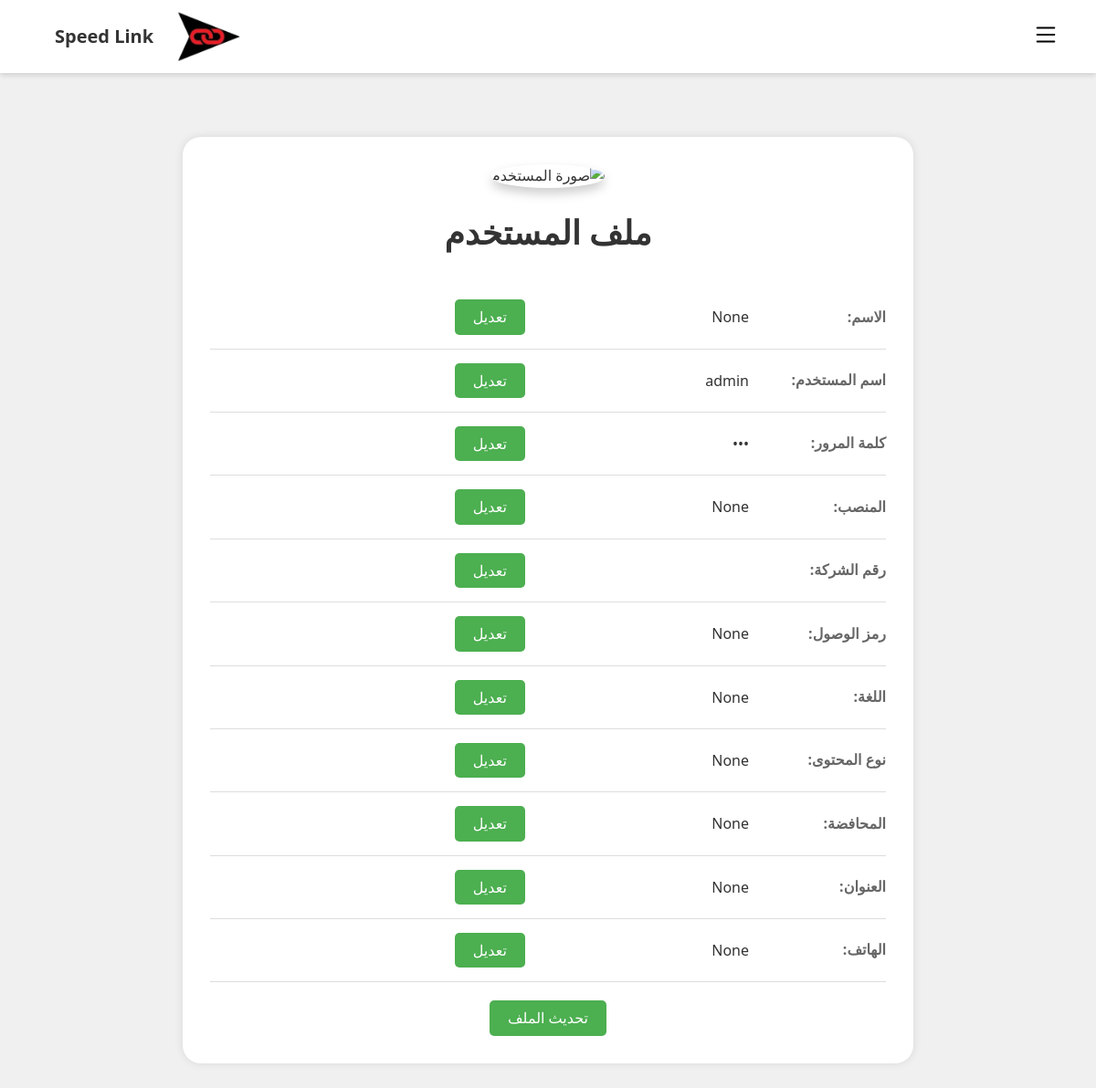
The page /setting (signed in) on the database its author committed.
### app.py (models this page shows)
class Admins(db.Model):
    id = db.Column(db.Integer, primary_key=True)
    name = db.Column(db.String(100))
    username = db.Column(db.String(100), unique=True)
    password = db.Column(db.String(100))
    position = db.Column(db.String(100))
    CompanyID = db.Column(db.String(100))
    AccessToken =  db.Column(db.String(200))
    Language  =  db.Column(db.String(200))
    Content_Type = db.Column(db.String(200))
    city=db.Column(db.String(200))
    address = db.Column(db.String(200))
    phone1=db.Column(db.String(100))
    phone2 = db.Column(db.String(100))

### app.py (the view)
@app.route('/setting')
def setting():
    username = session['username']
    admin = Admins.query.filter_by(username=username).first()
    return render_template('setting.html',info=admin)

### templates/setting.html (shortened to what this page needs)
{% extends 'base.html' %} {% block content %}
<div class="profile-container">
<div class="profile-header">
    <img src="https://upload.wikimedia.org/wikipedia/commons/thumb/5/59/User-avatar.svg/2048px-User-avatar.svg.png" alt="صورة المستخدم" class="user-avatar">
    <h1>ملف المستخدم</h1>
</div>
<div class="profile-details">
    <form action="/update_profile/{{ info.id }}" method="post">
        <table>
            <tr>
                <td class="label">الاسم:</td>
                <td>
                    <input type="text" name="name" value="{{ info.name }}" class="readonly" readonly>
                    <button type="button" class="edit-button" onclick="enableField(this)">تعديل</button>
                </td>
            </tr>
            <tr>
                <td class="label">اسم المستخدم:</td>
                <td>
                    <input type="text" name="username" value="{{ info.username }}" class="readonly" readonly>
                    <button type="button" class="edit-button" onclick="enableField(this)">تعديل</button>
                </td>
            </tr>
            <tr>
                <td class="label">كلمة المرور:</td>
                <td>
                    <input type="password" name="password" value="{{ info.password }}" class="readonly" readonly>
                    <button type="button" class="edit-button" onclick="enableField(this)">تعديل</button>
                </td>
            </tr>
            <tr>
                <td class="label">المنصب:</td>
                <td>
                    <input type="text" name="position" value="{{ info.position }}" class="readonly" readonly>
                    <button type="button" class="edit-button" onclick="enableField(this)">تعديل</button>
                </td>
            </tr>
            <tr>
                <td class="label">رقم الشركة:</td>
                <td>
                    <input type="number" name="CompanyID" value="{{ info.CompanyID }}" class="readonly" readonly>
                    <button type="button" class="edit-button" onclick="enableField(this)">تعديل</button>
                </td>
            </tr>
            <tr>
                <td class="label">رمز الوصول:</td>
                <td>
                    <input type="text" name="AccessToken" value="{{ info.AccessToken }}" class="readonly" readonly>
                    <button type="button" class="edit-button" onclick="enableField(this)">تعديل</button>
                </td>
            </tr>
            <tr>
                <td class="label">اللغة:</td>
                <td>
                    <input type="text" name="Language" value="{{ info.Language }}" class="readonly" readonly>
                    <button type="button" class="edit-button" onclick="enableField(this)">تعديل</button>
                </td>
            </tr>
            <tr>
                <td class="label">نوع المحتوى:</td>
                <td>
                    <input type="text" name="Content_Type" value="{{ info.Content_Type }}" class="readonly" readonly>
                    <button type="button" class="edit-button" onclick="enableField(this)">تعديل</button>
                </td>
            </tr>
            <tr>
                <td class="label">المحافضة:</td>
                <td>
                    <input type="text" name="city" value="{{ info.city }}" class="readonly" readonly>
                    <button type="button" class="edit-button" onclick="enableField(this)">تعديل</button>
                </td>
            </tr>
            <tr>
                <td class="label">العنوان:</td>
                <td>
                    <input type="text" name="address" value="{{ info.address }}" class="readonly" readonly>
                    <button type="button" class="edit-button" onclick="enableField(this)">تعديل</button>
                </td>
            </tr>
            <tr>
                <td class="label">الهاتف:</td>
                <td>
                    <input type="text" name="phone" value="{{ info.phone1 }}" class="readonly" readonly>
                    <button type="button" class="edit-button" onclick="enableField(this)">تعديل</button>
                </td>
            </tr>
        </table>
        <button type="submit" class="submit-button">تحديث الملف</button>
    </form>
</div>
</div>
{% endblock %}

### static/css/style.css (style rules this page uses)
* { margin: 0; padding: 0; box-sizing: border-box; }
body { font-family: 'Cairo', sans-serif; background: rgb(189, 208, 251); }

### templates/base.html (style rules this page uses)
body { margin: 0; padding: 0; background-color: #fff; font-family: "Cairo", sans-serif; direction: rtl; min-height: 100vh; }

### templates/setting.html (style rules this page uses)
body { font-family: Arial, sans-serif; margin: 0; padding: 0; background-color: #f0f0f0; }
.profile-container { max-width: 800px; margin: 50px auto; padding: 30px; background-color: white; box-shadow: 0 0 10px rgba(0, 0, 0, 0.1); border-radius: 20px; }
.profile-header { text-align: center; margin-bottom: 40px; }
.user-avatar { width: 150px; height: 150px; border-radius: 50%; object-fit: cover; box-shadow: 0 6px 12px rgba(0, 0, 0, 0.2); }
h1 { font-size: 36px; margin: 20px 0; color: #333; }
.profile-details table { width: 100%; border-collapse: collapse; margin-top: 20px; }
.profile-details td { padding: 15px; border-bottom: 1px solid #ddd; }
.label { font-weight: bold; color: #666; width: 150px; }
.profile-details td:last-child { text-align: right; font-weight: bold; color: #333; }
.readonly { border: none; background-color: transparent; pointer-events: none; font-size: 16px; }
.edit-button, .submit-button { padding: 10px 20px; font-size: 16px; background-color: #4CAF50; color: #fff; border: none; border-radius: 5px; cursor: pointer; transition: background-color 0.3s; }
.edit-button { margin-right: 10px; }
.submit-button { margin-top: 20px; display: block; margin-left: auto; margin-right: auto; }
body, h1, h2, h3, h4, h5, h6, p, ul, ol { margin: 0; padding: 0; }
body { font-family: 'Segoe UI', Tahoma, Geneva, Verdana, sans-serif; line-height: 1.6; color: #333; background-color: #f0f0f0; }
.profile-header { text-align: center; margin-bottom: 30px; }
.profile-details { margin-top: 30px; }
.profile-details td { padding: 15px 0; border-bottom: 1px solid #ddd; }
.label { font-weight: bold; color: #666; width: 150px; padding-right: 20px; }
.readonly { border: none; background-color: transparent; pointer-events: none; font-size: 16px; color: #333; }

### rows shown on the page
Admins: name "None", username "admin", position "None", AccessToken "None", Language "None", Content_Type "None", city "None", address "None", phone "None"
